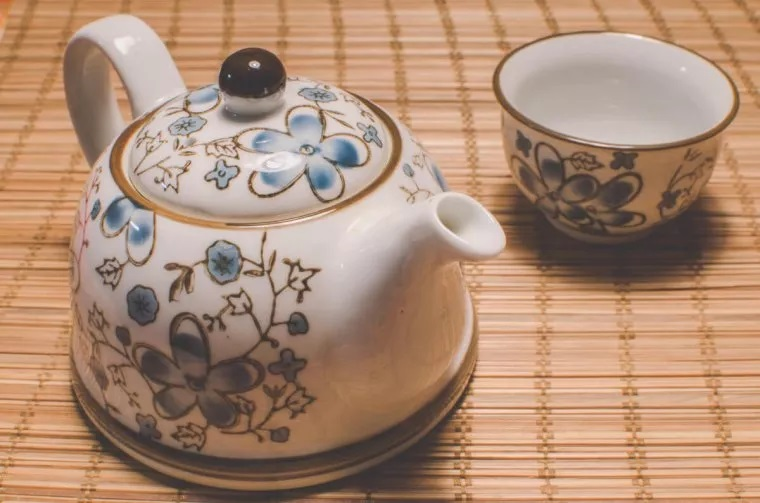
#> input picture focus/teapot_02.jpg, 760 x 503 px
$ python focus_estimation.py
#> lines starting #> are read from the running program, lines starting #| are printed output that depends on the picture; long printed decimals are rounded
import numpy as np
from skimage.color import rgb2gray
import matplotlib.image as mpimg
import matplotlib.pyplot as plt
import os

def contrast(img, center=False, coord = [-1,-1], window = 16):
    if len(img.shape) == 3:
        img = rgb2gray(img)*255
    H,W = img.shape

    if (center > 0):
        if(coord[0] > 0):
            H = 2*coord[0]
            W = 2*coord[1]
        x_start = int(W/2 - window)
        x_end = int(W/2 + window)
        y_start = int(H/2 - window)
        y_end = int(H/2 + window)
        window_vec = [x_start,x_end,y_start,y_end]
    else:
        x_start = 0
        x_end = W
        y_start = 0
        y_end = H
        window_vec = [0, W, 0, H]

    print(window_vec)


    diff_total = 0
    for j in range(y_start,y_end):
        diff_line = np.sum( img[j,x_start+1:x_end] - img[j,x_start:x_end-1] )
        diff_total += np.abs(diff_line)

    return diff_total

# [5 lines of commented-out code are left out]

path = './focus/'
file = ['teapot_02.jpg','teapot_03.jpg','teapot_04.jpg']

contrast_vec = np.array(())
for k in file:
    filename = os.path.join(path,k)
    img = mpimg.imread(filename)
#> img is the input picture: shape (503, 760, 3); mean R, G, B 174.4, 140.3, 117
    img_contrast = contrast(img, center=True, coord=[150,307])
#> in contrast, `img = rgb2gray(img)*255`:
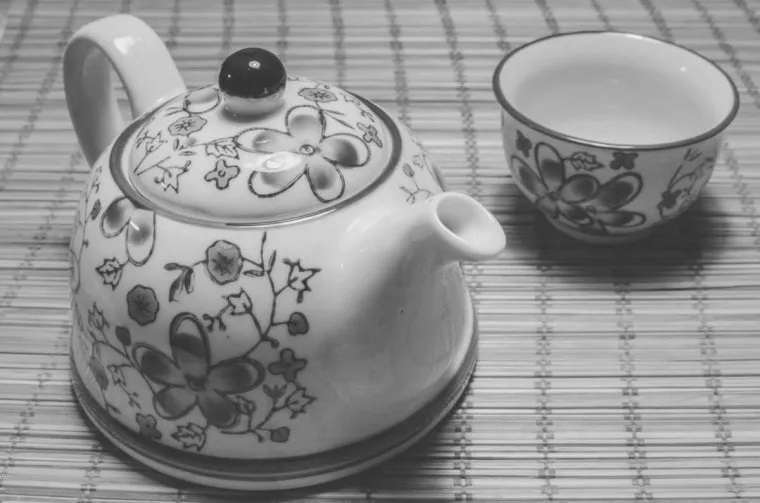
#> img: shape (503, 760) float64; min 42.04, max 243.4, mean 145.9
#> the loop in contrast, `for j in range(y_start,y_end):` made 32 passes
#> (diff_line, diff_total) on passes 1 to 12: (-14.93, 14.93), (-23.79, 38.72), (-25.37, 64.08), (-44.96, 109), (-62.33, 171.4), (-71.26, 242.6), (-61.11, 303.7), (-53.61, 357.3), (-34.1, 391.4), (-15.09, 406.5), (-12, 418.5), (-13.85, 432.4)
#> after the loop in contrast, `for j in range(y_start,y_end):`: diff_total = 1075.5
#> img_contrast = 1075.5
    contrast_vec = np.append(contrast_vec,img_contrast)
#> contrast_vec = [1075.5]
    print(str(k) + ' total contrast diff is: ' + str(img_contrast))
#| teapot_02.jpg total contrast diff is: 1075.5251
#> pass 2 of the loop `for k in file:`:
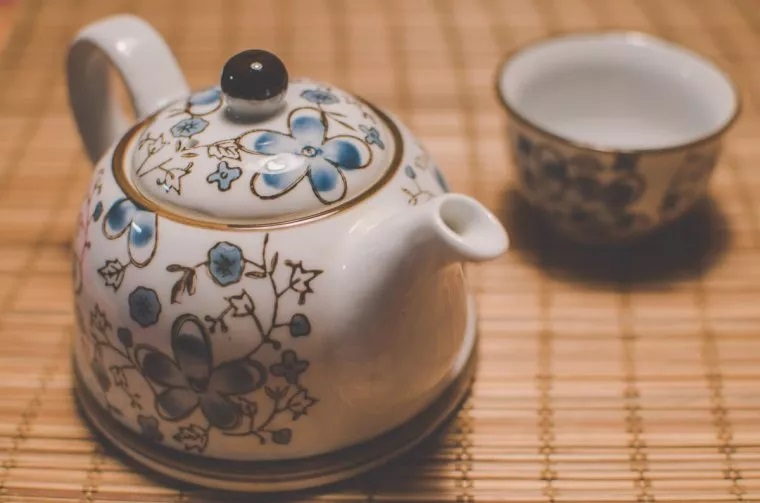
#> input picture focus/teapot_03.jpg, 760 x 503 px
#> img is the input picture: shape (503, 760, 3); mean R, G, B 159.5, 127, 104.1
#> in contrast (call 2), `img = rgb2gray(img)*255`:
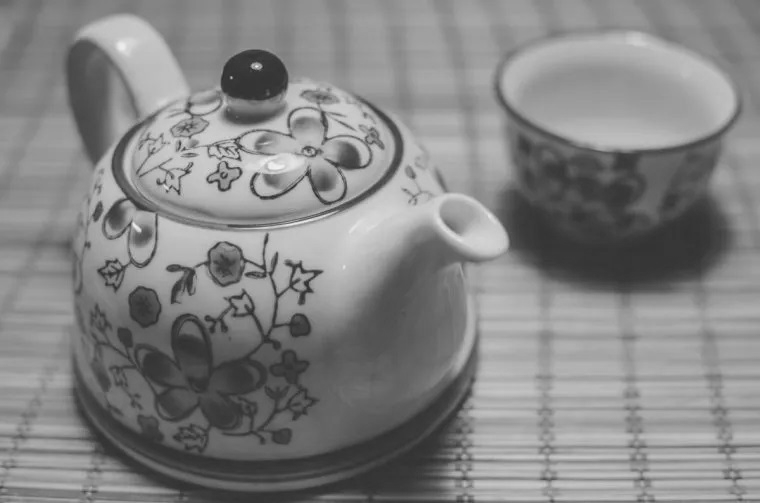
#> img: shape (503, 760) float64; min 40.33, max 242.1, mean 132.3
#> the loop in contrast (call 2), `for j in range(y_start,y_end):` made 32 passes
#> (diff_line, diff_total) on passes 1 to 8: (67.86, 67.86), (78.86, 146.7), (92.15, 238.9), (61.01, 299.9), (18.08, 318), (-12.29, 330.2), (-44.79, 375), (-62.79, 437.8)
#> after the loop in contrast (call 2), `for j in range(y_start,y_end):`: diff_total = 1483.1
#> contrast_vec = [1075.5, 1483.1]
#| teapot_03.jpg total contrast diff is: 1483.143
#> pass 3 of the loop `for k in file:`:
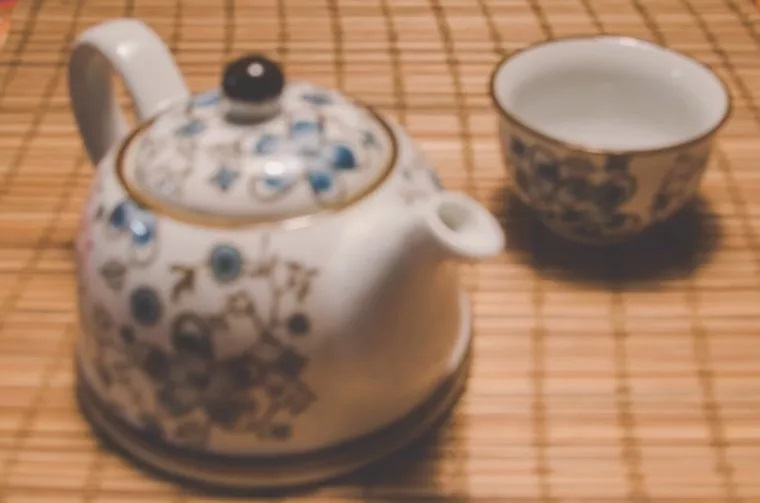
#> input picture focus/teapot_04.jpg, 760 x 503 px
#> img is the input picture: shape (503, 760, 3); mean R, G, B 165, 129.4, 103.7
#> in contrast (call 3), `img = rgb2gray(img)*255`:
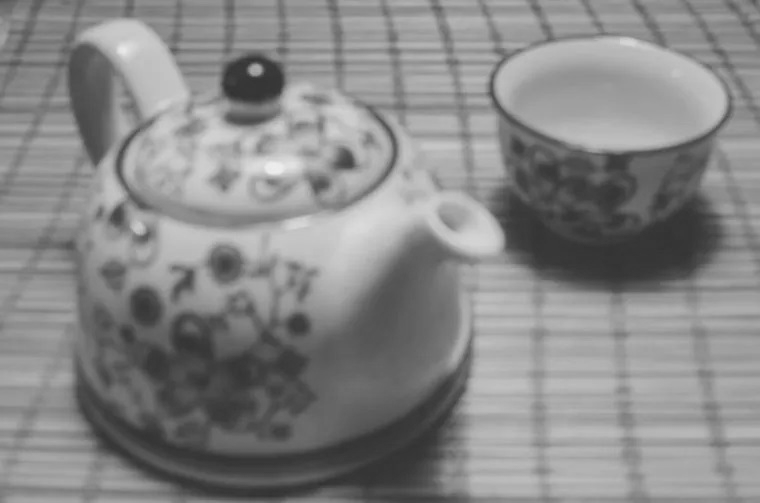
#> img: shape (503, 760) float64; min 49.68, max 238.3, mean 135.1
#> the loop in contrast (call 3), `for j in range(y_start,y_end):` made 32 passes
#> (diff_line, diff_total) on passes 1 to 8: (12.07, 12.07), (12.5, 24.57), (9.35, 33.92), (7.35, 41.28), (1.85, 43.13), (-6.15, 49.28), (-16.15, 65.43), (-22.15, 87.58)
#> after the loop in contrast (call 3), `for j in range(y_start,y_end):`: diff_total = 848.4
#> contrast_vec = [1075.5, 1483.1, 848.4]
#| teapot_04.jpg total contrast diff is: 848.433


plt.imshow(img)
# plt.plot(contrast_vec)
# plt.show()
